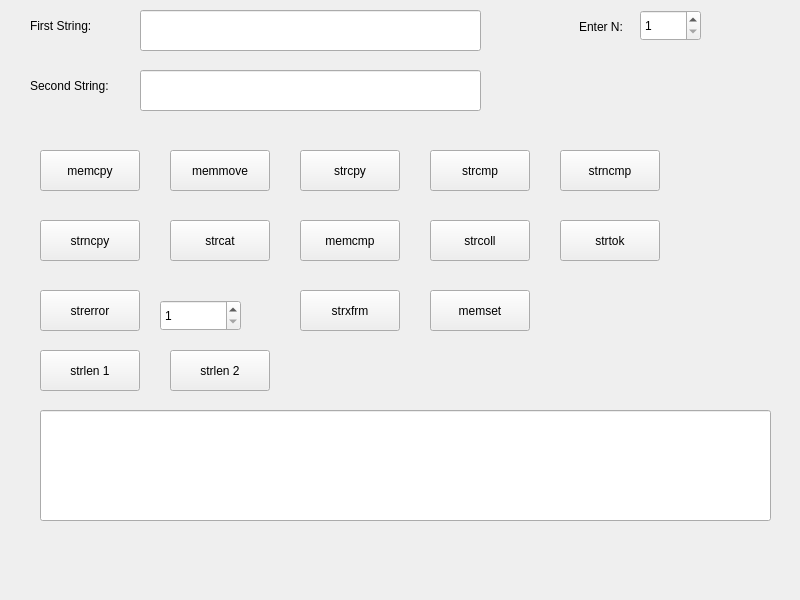
<?xml version="1.0" encoding="UTF-8"?>
<ui version="4.0">
 <class>MainWindow</class>
 <widget class="QMainWindow" name="MainWindow">
  <property name="geometry">
   <rect>
    <x>0</x>
    <y>0</y>
    <width>800</width>
    <height>600</height>
   </rect>
  </property>
  <property name="windowTitle">
   <string>MainWindow</string>
  </property>
  <widget class="QWidget" name="centralwidget">
   <widget class="QLineEdit" name="SecondString">
    <property name="geometry">
     <rect>
      <x>140</x>
      <y>70</y>
      <width>341</width>
      <height>41</height>
     </rect>
    </property>
   </widget>
   <widget class="QLineEdit" name="FirstString">
    <property name="geometry">
     <rect>
      <x>140</x>
      <y>10</y>
      <width>341</width>
      <height>41</height>
     </rect>
    </property>
   </widget>
   <widget class="QLabel" name="label">
    <property name="geometry">
     <rect>
      <x>30</x>
      <y>10</y>
      <width>111</width>
      <height>31</height>
     </rect>
    </property>
    <property name="text">
     <string>First String:</string>
    </property>
   </widget>
   <widget class="QLabel" name="label_2">
    <property name="geometry">
     <rect>
      <x>30</x>
      <y>70</y>
      <width>111</width>
      <height>31</height>
     </rect>
    </property>
    <property name="text">
     <string>Second String:</string>
    </property>
   </widget>
   <widget class="QPushButton" name="Btn_memcpy">
    <property name="geometry">
     <rect>
      <x>40</x>
      <y>150</y>
      <width>100</width>
      <height>41</height>
     </rect>
    </property>
    <property name="text">
     <string>memcpy</string>
    </property>
   </widget>
   <widget class="QPushButton" name="Btn_memmove">
    <property name="geometry">
     <rect>
      <x>170</x>
      <y>150</y>
      <width>100</width>
      <height>41</height>
     </rect>
    </property>
    <property name="text">
     <string>memmove</string>
    </property>
   </widget>
   <widget class="QPushButton" name="Btn_strcpy">
    <property name="geometry">
     <rect>
      <x>300</x>
      <y>150</y>
      <width>100</width>
      <height>41</height>
     </rect>
    </property>
    <property name="text">
     <string>strcpy</string>
    </property>
   </widget>
   <widget class="QPushButton" name="Btn_strncpy">
    <property name="geometry">
     <rect>
      <x>40</x>
      <y>220</y>
      <width>100</width>
      <height>41</height>
     </rect>
    </property>
    <property name="text">
     <string>strncpy</string>
    </property>
   </widget>
   <widget class="QPushButton" name="Btn_strcat">
    <property name="geometry">
     <rect>
      <x>170</x>
      <y>220</y>
      <width>100</width>
      <height>41</height>
     </rect>
    </property>
    <property name="text">
     <string>strcat</string>
    </property>
   </widget>
   <widget class="QPushButton" name="Btn_memcmp">
    <property name="geometry">
     <rect>
      <x>300</x>
      <y>220</y>
      <width>100</width>
      <height>41</height>
     </rect>
    </property>
    <property name="text">
     <string>memcmp</string>
    </property>
   </widget>
   <widget class="QPushButton" name="Btn_strcmp">
    <property name="geometry">
     <rect>
      <x>430</x>
      <y>150</y>
      <width>100</width>
      <height>41</height>
     </rect>
    </property>
    <property name="text">
     <string>strcmp</string>
    </property>
   </widget>
   <widget class="QPushButton" name="Btn_strcoll">
    <property name="geometry">
     <rect>
      <x>430</x>
      <y>220</y>
      <width>100</width>
      <height>41</height>
     </rect>
    </property>
    <property name="text">
     <string>strcoll</string>
    </property>
   </widget>
   <widget class="QPushButton" name="Btn_strncmp">
    <property name="geometry">
     <rect>
      <x>560</x>
      <y>150</y>
      <width>100</width>
      <height>41</height>
     </rect>
    </property>
    <property name="text">
     <string>strncmp</string>
    </property>
   </widget>
   <widget class="QPushButton" name="Btn_strerror">
    <property name="geometry">
     <rect>
      <x>40</x>
      <y>290</y>
      <width>100</width>
      <height>41</height>
     </rect>
    </property>
    <property name="text">
     <string>strerror</string>
    </property>
   </widget>
   <widget class="QPushButton" name="Btn_strtok">
    <property name="geometry">
     <rect>
      <x>560</x>
      <y>220</y>
      <width>100</width>
      <height>41</height>
     </rect>
    </property>
    <property name="text">
     <string>strtok</string>
    </property>
   </widget>
   <widget class="QPushButton" name="Btn_strxfrm">
    <property name="geometry">
     <rect>
      <x>300</x>
      <y>290</y>
      <width>100</width>
      <height>41</height>
     </rect>
    </property>
    <property name="text">
     <string>strxfrm</string>
    </property>
   </widget>
   <widget class="QPushButton" name="Btn_memset">
    <property name="geometry">
     <rect>
      <x>430</x>
      <y>290</y>
      <width>100</width>
      <height>41</height>
     </rect>
    </property>
    <property name="text">
     <string>memset</string>
    </property>
   </widget>
   <widget class="QPushButton" name="Btn_strLen1">
    <property name="geometry">
     <rect>
      <x>40</x>
      <y>350</y>
      <width>100</width>
      <height>41</height>
     </rect>
    </property>
    <property name="text">
     <string>strlen 1</string>
    </property>
   </widget>
   <widget class="QPushButton" name="Btn_strLen1_2">
    <property name="geometry">
     <rect>
      <x>170</x>
      <y>350</y>
      <width>100</width>
      <height>41</height>
     </rect>
    </property>
    <property name="text">
     <string>strlen 2</string>
    </property>
   </widget>
   <widget class="QLabel" name="label_3">
    <property name="geometry">
     <rect>
      <x>579</x>
      <y>19</y>
      <width>58</width>
      <height>16</height>
     </rect>
    </property>
    <property name="text">
     <string>Enter N:</string>
    </property>
   </widget>
   <widget class="QSpinBox" name="spinBox">
    <property name="geometry">
     <rect>
      <x>640</x>
      <y>10</y>
      <width>61</width>
      <height>31</height>
     </rect>
    </property>
    <property name="minimum">
     <number>1</number>
    </property>
    <property name="maximum">
     <number>10</number>
    </property>
   </widget>
   <widget class="QLineEdit" name="output">
    <property name="geometry">
     <rect>
      <x>40</x>
      <y>410</y>
      <width>731</width>
      <height>111</height>
     </rect>
    </property>
    <property name="readOnly">
     <bool>true</bool>
    </property>
   </widget>
   <widget class="QSpinBox" name="spinBox_2">
    <property name="geometry">
     <rect>
      <x>160</x>
      <y>300</y>
      <width>81</width>
      <height>31</height>
     </rect>
    </property>
    <property name="minimum">
     <number>1</number>
    </property>
    <property name="maximum">
     <number>13</number>
    </property>
   </widget>
  </widget>
  <widget class="QMenuBar" name="menubar">
   <property name="geometry">
    <rect>
     <x>0</x>
     <y>0</y>
     <width>800</width>
     <height>36</height>
    </rect>
   </property>
  </widget>
 </widget>
 <resources/>
 <connections/>
</ui>
